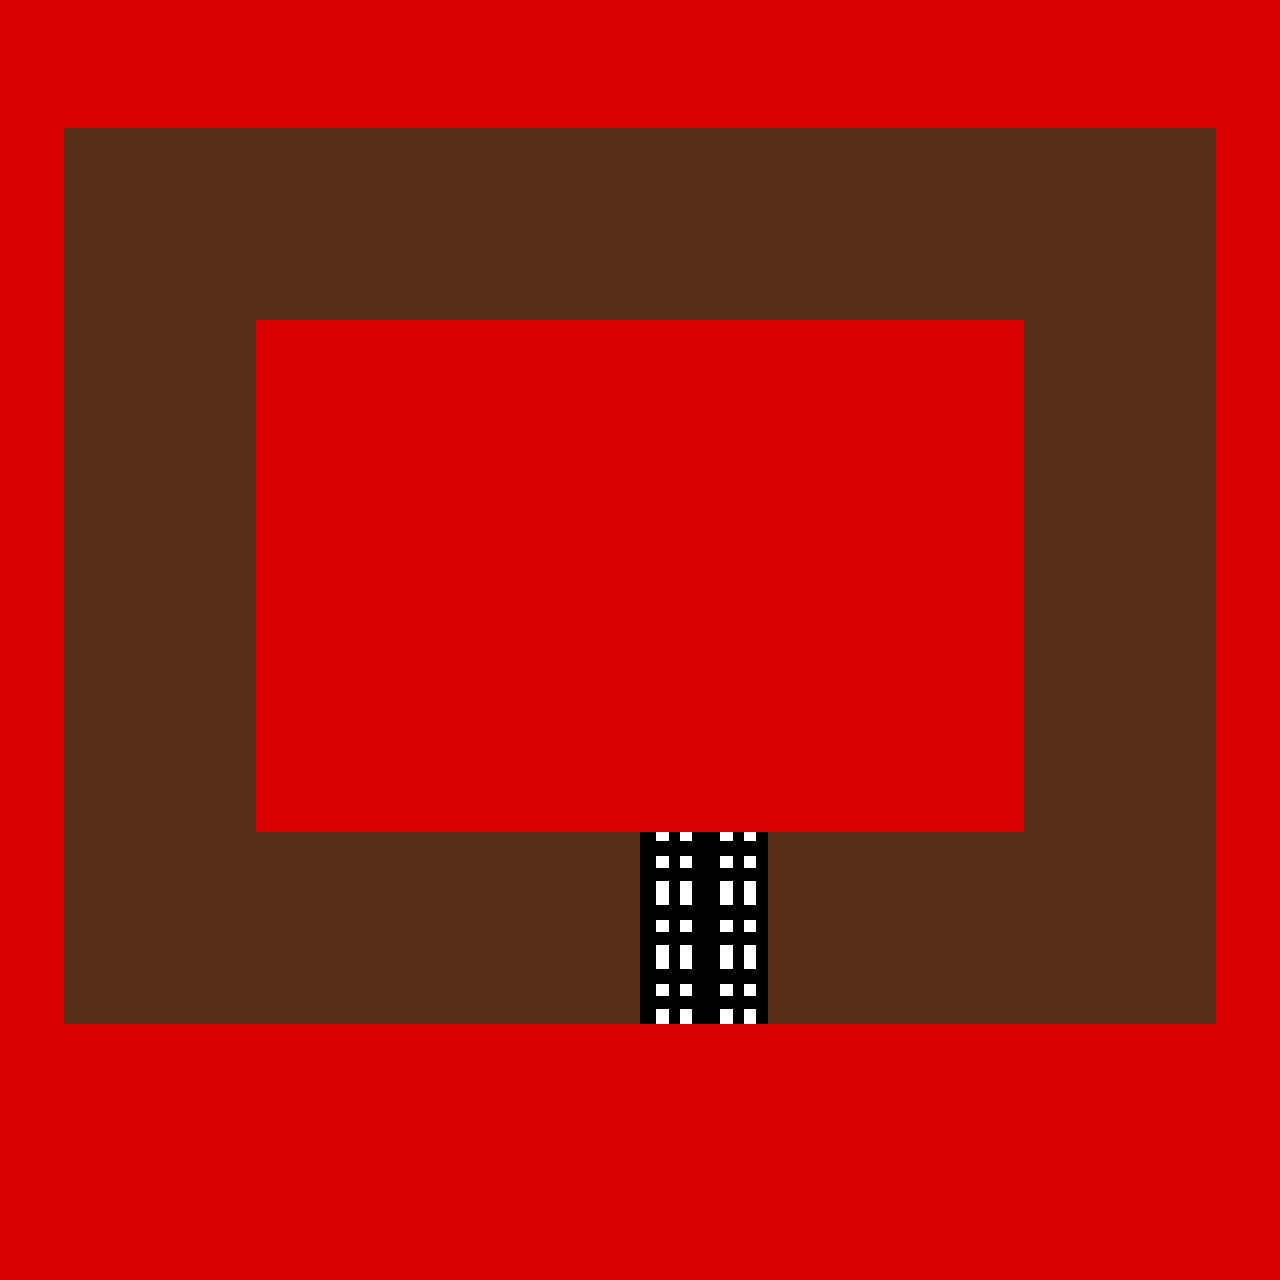

The image is a tile-based game level rendered from a .tmx file. Its description and complete source (layers, tilesets, objects, tile grids) follow:
An orthogonal 20x20 tile map with 64x64 px tiles, 1 tile layer (Tile Layer 1).

<map version="1.0" tiledversion="1.0.3" orientation="orthogonal" renderorder="right-down" width="20" height="20" tilewidth="64" tileheight="64" nextobjectid="1">
 <tileset firstgid="1" source="testTileSet.tsx" />
 <layer name="Tile Layer 1" width="20" height="20">
  <data encoding="csv">
3,3,3,3,3,3,3,3,3,3,3,3,3,3,3,3,3,3,3,3,
3,3,3,3,3,3,3,3,3,3,3,3,3,3,3,3,3,3,3,3,
3,4,4,4,4,4,4,4,4,4,4,4,4,4,4,4,4,4,4,3,
3,4,4,4,4,4,4,4,4,4,4,4,4,4,4,4,4,4,4,3,
3,4,4,4,4,4,4,4,4,4,4,4,4,4,4,4,4,4,4,3,
3,4,4,4,3,3,3,3,3,3,3,3,3,3,3,3,4,4,4,3,
3,4,4,4,3,3,3,3,3,3,3,3,3,3,3,3,4,4,4,3,
3,4,4,4,3,3,3,3,3,3,3,3,3,3,3,3,4,4,4,3,
3,4,4,4,3,3,3,3,3,3,3,3,3,3,3,3,4,4,4,3,
3,4,4,4,3,3,3,3,3,3,3,3,3,3,3,3,4,4,4,3,
3,4,4,4,3,3,3,3,3,3,3,3,3,3,3,3,4,4,4,3,
3,4,4,4,3,3,3,3,3,3,3,3,3,3,3,3,4,4,4,3,
3,4,4,4,3,3,3,3,3,3,3,3,3,3,3,3,4,4,4,3,
3,4,4,4,4,4,4,4,4,4,2,2,4,4,4,4,4,4,4,3,
3,4,4,4,4,4,4,4,4,4,2,2,4,4,4,4,4,4,4,3,
3,4,4,4,4,4,4,4,4,4,2,2,4,4,4,4,4,4,4,3,
3,3,3,3,3,3,3,3,3,3,3,3,3,3,3,3,3,3,3,3,
3,3,3,3,3,3,3,3,3,3,3,3,3,3,3,3,3,3,3,3,
3,3,3,3,3,3,3,3,3,3,3,3,3,3,3,3,3,3,3,3,
3,3,3,3,3,3,3,3,3,3,3,3,3,3,3,3,3,3,3,3
</data>
 </layer>
</map>
